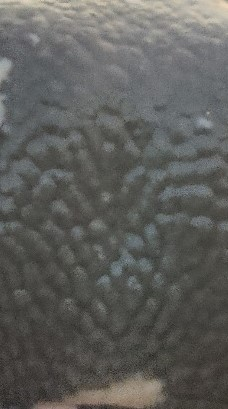
#> input picture muzzles/testdata/co88_1c.jpg, 228 x 409 px, found by its file name; its folder holds only this picture in this run
$ python ed1.py
#> lines starting #> are read from the running program, lines starting #| are printed output that depends on the picture

import cv2
import os
import shutil

# Replace these paths with your source and destination folders
source_folder = r'E:\AI\Extra\gitCheck\register\muzzles/testdata/'
destination_folder = r'E:\AI\Extra\gitCheck\register\Savingfolder/'

# Ensure the destination folder exists, or create it if not
if not os.path.exists(destination_folder):
    os.makedirs(destination_folder)

# Loop through all the files in the source folder
for filename in os.listdir(source_folder):
    if filename.endswith(".jpg"):  # Assuming you're working with JPEG images
        # Construct the full path to the source image
        source_image_path = os.path.join(source_folder, filename)
        # Load the image
        image = cv2.imread(source_image_path, cv2.IMREAD_GRAYSCALE)
#> image: shape (409, 228); min 17, max 217, mean 94.1

        # Apply median filter for noise removal
        image_filtered = cv2.medianBlur(image, 5)  # Adjust kernel size as needed

        # Perform Canny edge detection on the filtered image
        edges = cv2.Canny(image_filtered, threshold1=5, threshold2=10)
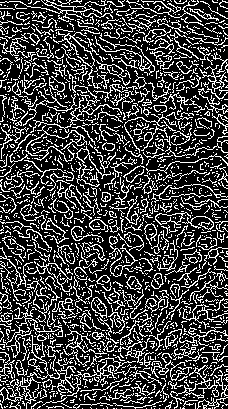
#> edges: shape (409, 228); 25.6% white in thin lines or dots

        folder_name = filename[0:4]
        destination_subfolder = os.path.join(destination_folder, folder_name)

        if not os.path.exists(destination_subfolder):
            os.makedirs(destination_subfolder)
            # print(f"Folder '{folder_name}' created in {destination_folder}")

        # Construct the full path to the destination image
        destination_image_path = os.path.join(destination_subfolder, filename)

        # Save the edge-detected image to the destination folder
        cv2.imwrite(destination_image_path, edges)
        print('done')

$ run again, on muzzles/testdata/co90_2c.jpg
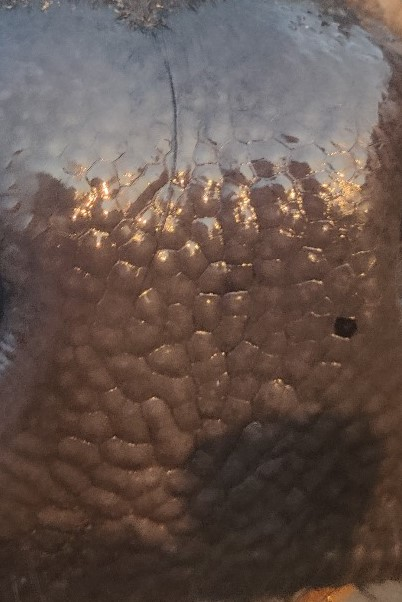
#> input picture muzzles/testdata/co90_2c.jpg, 402 x 602 px, found by its file name
#> `image = cv2.imread(source_image_path, cv2.IMREAD_GRAYSCALE)`:
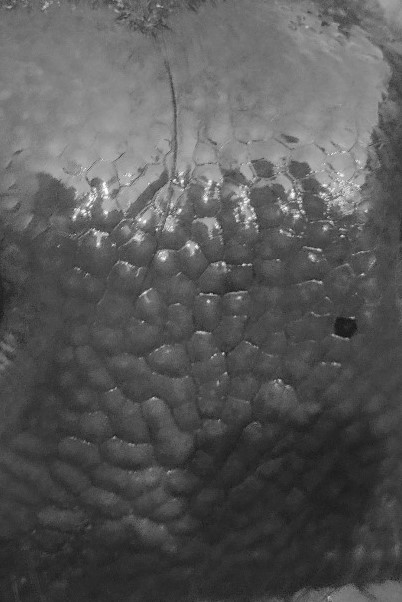
#> image: shape (602, 402); min 17, max 255, mean 88
#> `edges = cv2.Canny(image_filtered, threshold1=5, threshold2=10)`:
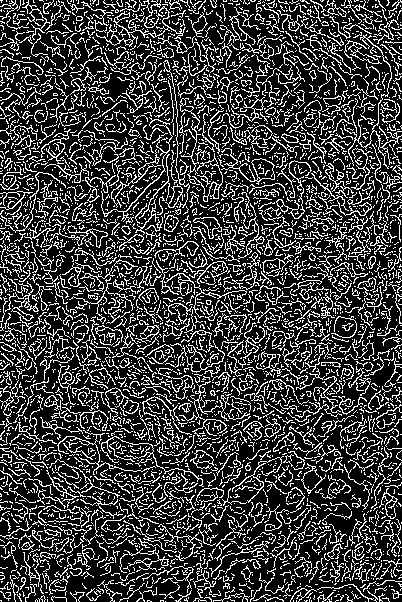
#> edges: shape (602, 402); 24% white in thin lines or dots

$ run again, on muzzles/testdata/co90_3.jpg
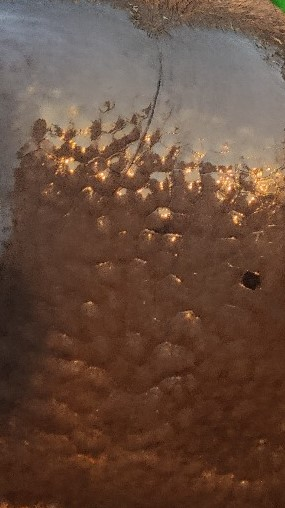
#> input picture muzzles/testdata/co90_3.jpg, 285 x 508 px, found by its file name
#> `image = cv2.imread(source_image_path, cv2.IMREAD_GRAYSCALE)`:
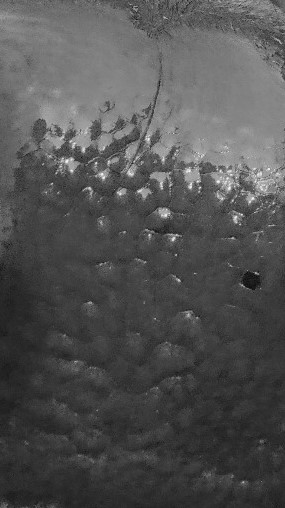
#> image: shape (508, 285); min 7, max 251, mean 82
#> `edges = cv2.Canny(image_filtered, threshold1=5, threshold2=10)`:
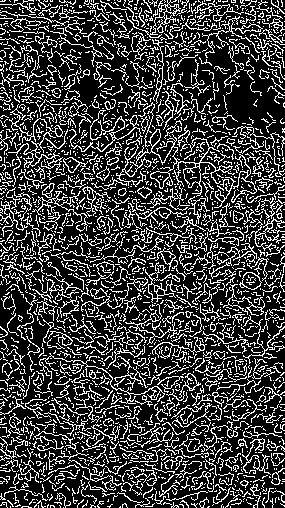
#> edges: shape (508, 285); 24.5% white in thin lines or dots

$ run again, on muzzles/testdata/co91_1.jpg
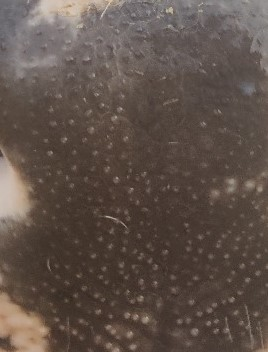
#> input picture muzzles/testdata/co91_1.jpg, 268 x 352 px, found by its file name
#> `image = cv2.imread(source_image_path, cv2.IMREAD_GRAYSCALE)`:
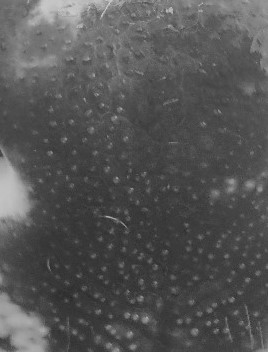
#> image: shape (352, 268); min 37, max 215, mean 84.6
#> `edges = cv2.Canny(image_filtered, threshold1=5, threshold2=10)`:
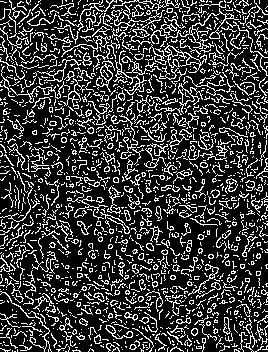
#> edges: shape (352, 268); 22.7% white in thin lines or dots

$ run again, on muzzles/testdata/co88_2c.jpg
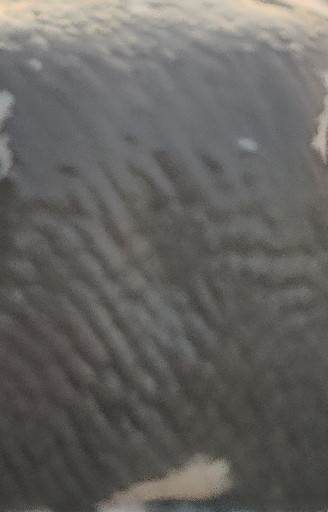
#> input picture muzzles/testdata/co88_2c.jpg, 328 x 512 px, found by its file name
#> `edges = cv2.Canny(image_filtered, threshold1=5, threshold2=10)`:
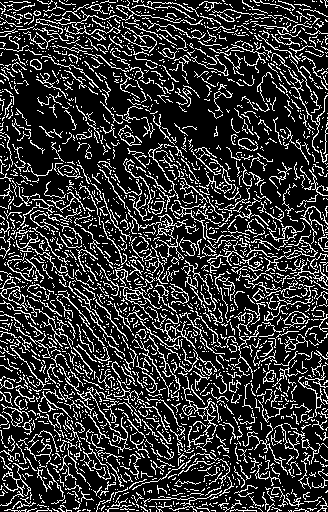
#> edges: shape (512, 328); 20.5% white in thin lines or dots
